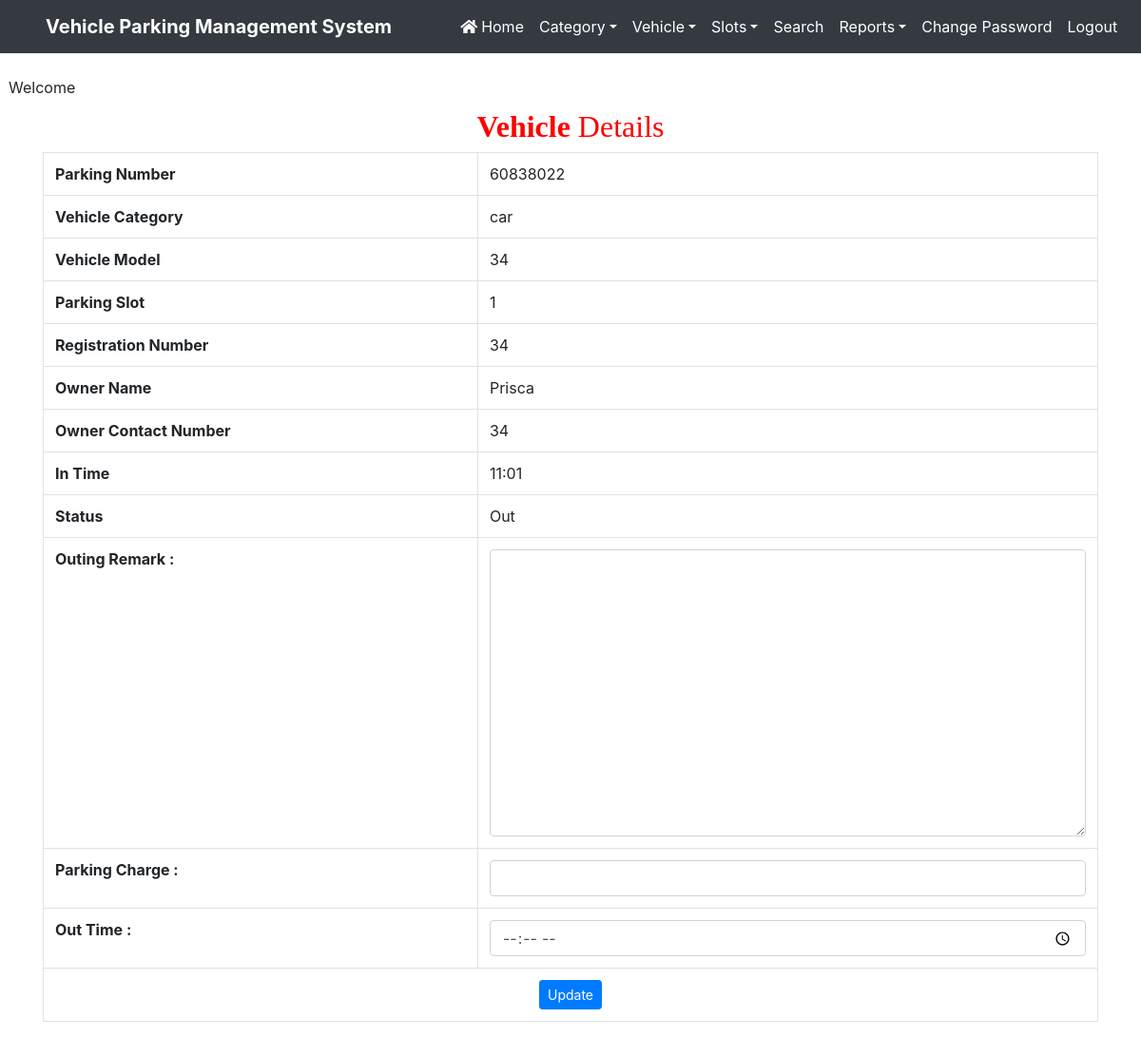
The app's page /view_incomingdetail/55 with its own data.
### vehicle/models.py (models this page shows, shortened)
class Vehicle(models.Model):
    parkingnumber = models.CharField(max_length=20)
    category = models.ForeignKey(Category, on_delete=models.CASCADE)
    vehiclecompany = models.CharField(max_length=50)
    regno = models.CharField(max_length=10)
    ownername = models.CharField(max_length=50)
    ownerId = models.CharField(max_length=50)
    ownercontact = models.CharField(max_length=15)
    pdate = models.DateField()
    intime = models.CharField(max_length=50)
    outtime = models.CharField(max_length=50)
    parkingcharge = models.CharField(max_length=50)
    parkingslot = models.CharField(max_length=50)
    remark = models.CharField(max_length=500)
    status = models.CharField(max_length=20)

class Category(models.Model):
    categoryname = models.CharField(max_length=50)
    def __str__(self):
        return self.categoryname

### vehicle/views.py (the view, shortened to what this page needs)
# urls.py: path('view_incomingdetail/<int:pid>',view_incomingdetail,name='view_incomingdetail'),
def view_incomingdetail(request,pid):
    vehicle = Vehicle.objects.get(id=pid)
    slot = Slot.objects.get(slot=vehicle.parkingslot)
    d = {'vehicle': vehicle}
    return render(request,'view_incomingdetail.html', d)

### vehicle/templates/view_incomingdetail.html (shortened to what this page needs)
{% load static %}
<html>
<head>
{% include 'headeradmin.html' %}
  <link rel = stylesheet href="https://cdn.datatables.net/1.10.20/css/jquery.dataTables.min.css">
<link rel = stylesheet href="https://cdn.datatables.net/buttons/1.6.1/css/buttons.dataTables.min.css">
</head>
<body>
{% include 'nav2admin.html' %}
<br> &nbsp;&nbsp;Welcome <b style = 'text-transform : capitalize ; color : blue'>{{request.user.username}}</b>
<div class="container" style = "margin-top:10px">
<h2 class="text-center" style = "font-family : Monotype Corsiva ; color : red"> <strong>Vehicle</strong>  Details</h2>
 <table border="1" class="table table-bordered">
                                            <tr>
    <th>Parking Number</th>
    <td>{{vehicle.parkingnumber}}</td>
  </tr>
   <tr>
    <th>Vehicle Category</th>
    <td>{{vehicle.category}}</td>
  </tr>
  <tr>
    <th>Vehicle Model</th>
    <td>{{vehicle.vehiclecompany}}</td>
  </tr>
  <tr>
    <th>Parking Slot</th>
    <td>{{vehicle.parkingslot}}</td>
  </tr>
  <tr>
    <th>Registration Number</th>
    <td>{{vehicle.regno}}</td>
  </tr>
  <tr>
    <th>Owner Name</th>
    <td>{{vehicle.ownername}}</td>
  </tr>
  <tr>
    <th>Owner Contact Number</th>
    <td>{{vehicle.ownercontact}}</td>
  </tr>
  <tr>
    <th>In Time</th>
    <td>{{vehicle.intime}}</td>
  </tr>
  <tr>
    <th>Status</th>
    <td>{{vehicle.status}}</td>
  </tr>
    <form method="post">
         <tr>
    <th>Outing Remark :</th>
    <td>
    <textarea name="remark" placeholder="" rows="12" cols="14" class="form-control wd-450" required="true"></textarea></td>
  </tr>
          <tr>
    <th>Parking Charge :</th>
    <td>
    <input type = "text" name="parkingcharge"  class="form-control wd-450" required="true"></td>
  </tr>
             <tr>
    <th>Out Time :</th>
    <td>
    <input type = "time" name="outtime"  class="form-control wd-450" required="true"></td>
  </tr>
 <tr align="center">
    <td colspan="2"><button type="submit" name="submit" class="btn btn-primary btn-sm">Update</button></td>
  </tr>
                                        </form>
</table>
</div>
</body>
</html>

### vehicle/static/css/mystyle.css (style rules this page uses)
html { scroll-behavior:smooth; }

### records on screen
Vehicle: parkingnumber "60838022", category "car", vehiclecompany "34", parkingslot "1", regno "34", ownername "Prisca", ownercontact "34", intime "11:01", status "Out"
